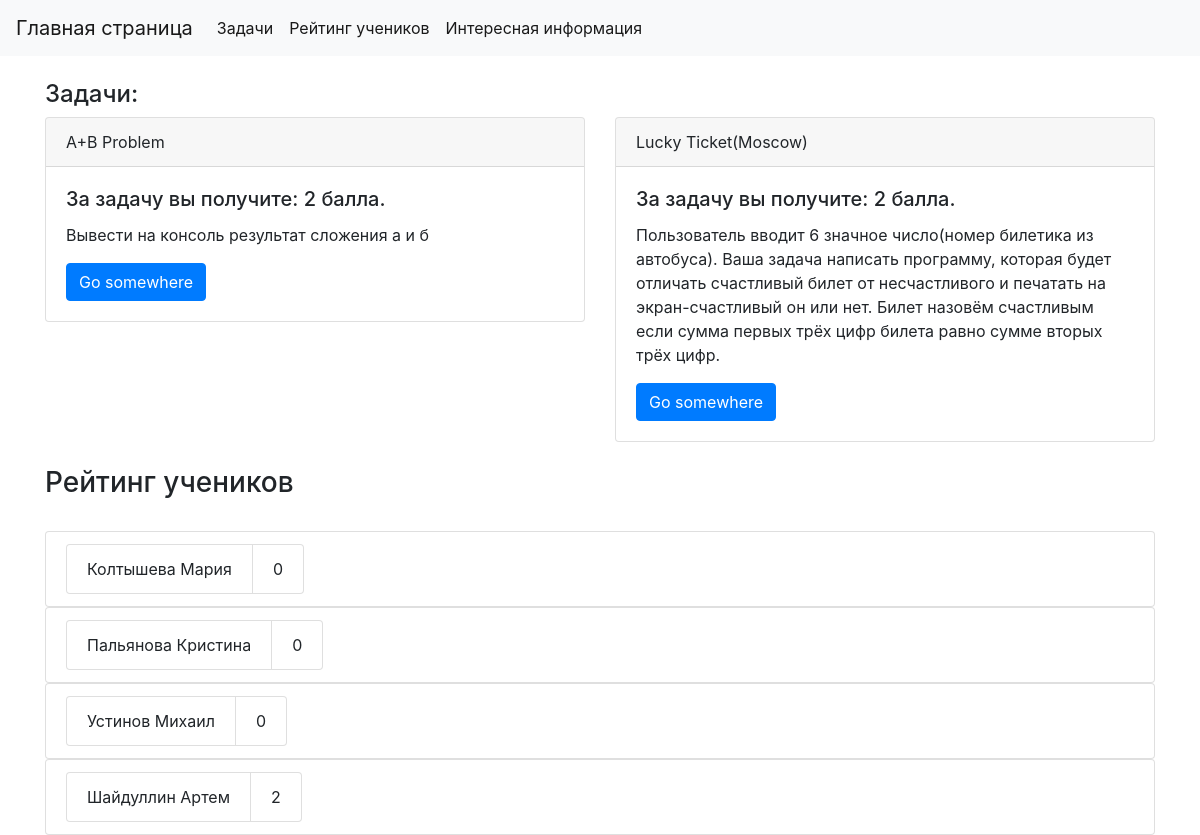
The page / on the database its author committed.
### main/models.py (models this page shows, shortened)
class Task(models.Model):
    name = models.CharField(max_length=1000)
    task = models.TextField()
    score = models.PositiveIntegerField()
    slug = models.SlugField(max_length=150, unique=True)
    class Meta:
        verbose_name = "Задача"
        verbose_name_plural = "Задачи"

class Student(models.Model):
    name = models.CharField(max_length=150)
    total_score = models.PositiveIntegerField()
    slug = models.SlugField(max_length=150, unique=True)
    class Meta:
        verbose_name = "Студент"
        verbose_name_plural = "Студенты"

### main/views.py (the view)
# urls.py: path("", views.TaskView.as_view()),
class TaskView(View):
    def get(self, request):
        tasks = Task.objects.all()[:6]
        students = Student.objects.all()
        return render(request, 'main/index.html', {"tasks_list": tasks, "students_list": students})

### templates/main/index.html (shortened to what this page needs)
<!DOCTYPE html>
{% load static %}
<html lang="en">
<head>
    <link rel="stylesheet" href="https://stackpath.bootstrapcdn.com/bootstrap/4.5.2/css/bootstrap.min.css">
    <link rel="stylesheet" href="{% static 'css/main.css' %}">
</head>
<body>
<nav class="navbar navbar-expand-lg navbar-light bg-light">
  <a class="navbar-brand" href="#">Главная страница</a>
  <div class="collapse navbar-collapse" id="navbarNav">
    <ul class="navbar-nav">
      <li class="nav-item active">
        <a class="nav-link" href="#">Задачи<span class="sr-only">(current)</span></a>
      </li>
      <li class="nav-item active">
        <a class="nav-link" href="#">Рейтинг учеников</a>
      </li>
      <li class="nav-item active">
        <a class="nav-link" href="#">Интересная информация</a>
      </li>
    </ul>
  </div>
</nav><br>
    <div class="container">
        <h4>Задачи:</h4>
        <div class="row">
                {% for task in tasks_list %}
                    <div class="col-sm-6">
                    <div class="card">
                        <div class="card-header">
                            {{ task.name }}
                        </div>
                        <div class="card-body">
                        <h5 class="card-title">За задачу вы получите: {{ task.score }} балла.</h5>
                        <p class="card-text">{{ task.task }}</p>
                        <a href="solve/{{ task.id }}" class="btn btn-primary">Go somewhere</a>
                        </div>
                    </div>
                </div>
                {% endfor %}
        </div><br>
    <h3>Рейтинг учеников</h3><br>
    {% for student in students_list %}
        <ul class="list-group">
        <li class="list-group-item">
            <ul class="list-group list-group-horizontal">
                <li class="list-group-item">{{ student.name }}</li>
                <li class="list-group-item">{{ student.total_score }}</li>
            </ul>
        </li>
        </ul>
    {% endfor %}
    </div>
</body>
</html>

### rows shown on the page
Task: name "A+B Problem", score "2", task "Вывести на консоль результат сложения а и б"
Task: name "Lucky Ticket(Moscow)", score "2", task "Пользователь вводит 6 значное число(номер билетика из автобуса). Ваша задача написать программу, которая будет отличать счастливый билет от несчастливого и печатать на экран-счастливый он или нет. Билет назовём счастливым если сумма первых трёх цифр билета равно сумме вторых трёх цифр."
Student: name "Колтышева Мария", total_score "0"
Student: name "Пальянова Кристина", total_score "0"
Student: name "Устинов Михаил", total_score "0"
Student: name "Шайдуллин Артем", total_score "2"
